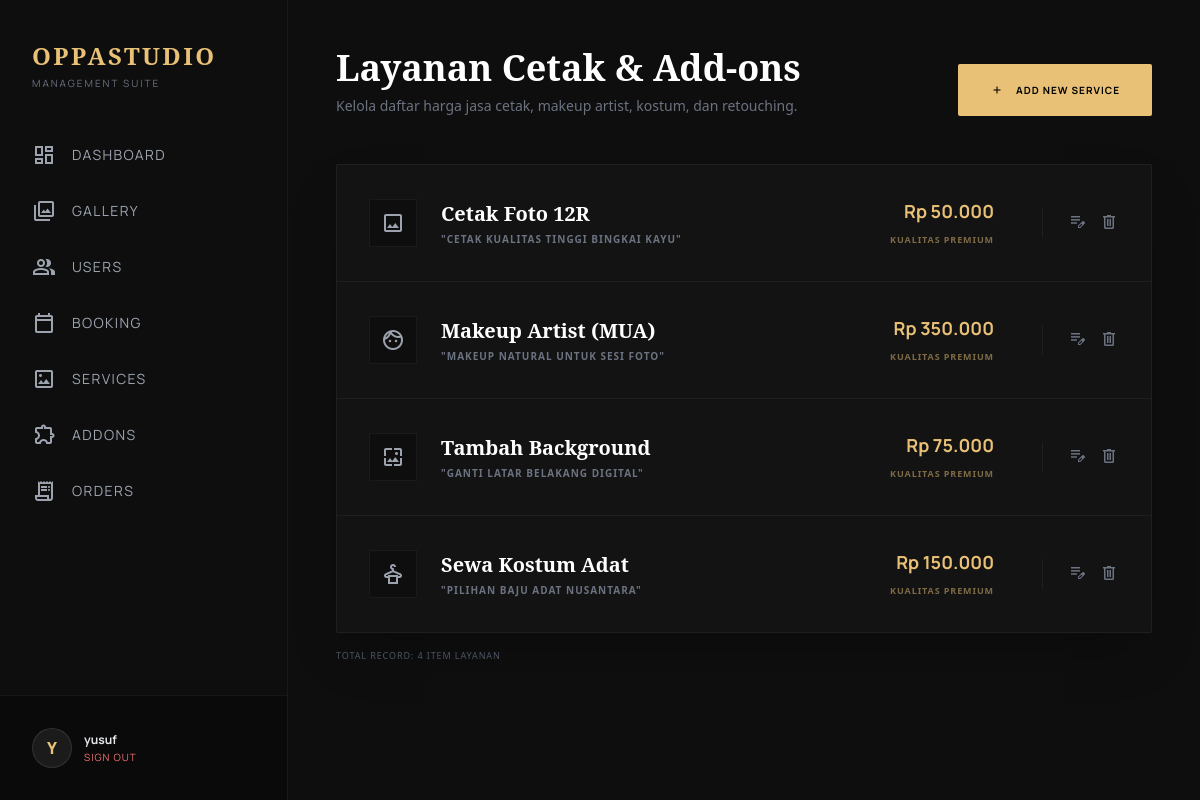
/admin/manage_addons.php (signed in), run on the app's committed database.
### tables this page shows
CREATE TABLE `layanan_cetak` (
  `id_layanan` int NOT NULL,
  `nama_layanan` varchar(100) NOT NULL,
  `harga` int NOT NULL,
  `deskripsi` text
);

### admin/manage_addons.php (the view, shortened to what this page needs)
<?php
include '../config/koneksi.php';
$nama_tabel = 'layanan_cetak';
$query = "SELECT * FROM $nama_tabel ORDER BY id_layanan ASC";
$result = mysqli_query($conn, $query);
?>
<!DOCTYPE html>
<html class="dark" lang="id">
<head>
    <script src="https://cdn.tailwindcss.com"></script>
    <script id="tailwind-config">
        tailwind.config = {
            darkMode: "class",
            theme: {
                extend: {
                    colors: {
                        "primary": "#e9c176",
                        "surface": "#0e0e0e",
                        "surface-container": "#131313",
                    },
                    fontFamily: { "headline": ["Noto Serif"], "body": ["Inter"], "label": ["Manrope"] }
                }
            }
        }
    </script>
</head>
<body class="min-h-screen flex bg-surface text-gray-300 overflow-hidden">
    <?php include '../includes/sidebar_admin.php'; ?>
    <main class="flex-1 h-screen overflow-y-auto">
        <div class="max-w-5xl mx-auto p-12">
            <header class="flex flex-col md:flex-row justify-between items-start md:items-end gap-6 mb-12">
                <div>
                    <h2 class="font-headline text-4xl font-bold text-white mb-2">Layanan Cetak & Add-ons</h2>
                    <p class="text-gray-500 text-sm">Kelola daftar harga jasa cetak, makeup artist, kostum, dan retouching.</p>
                </div>
                <a href="tambah_addon.php" class="bg-primary text-black font-label text-[10px] font-bold tracking-widest uppercase px-8 py-4 rounded-sm hover:brightness-110 transition-all flex items-center gap-3">
                    <span class="material-symbols-outlined text-sm">add</span> Add New Service
                </a>
            </header>
            <div class="bg-surface-container border border-white/5 divide-y divide-white/5 rounded-sm shadow-2xl">
                <?php if(mysqli_num_rows($result) > 0): ?>
                    <?php while($row = mysqli_fetch_assoc($result)): ?>
                    <div class="p-8 flex items-center justify-between hover:bg-white/[0.01] transition-all group">
                        <div class="flex items-center gap-6">
                            <div class="w-12 h-12 bg-surface flex items-center justify-center border border-white/5 group-hover:border-primary/30 transition-all text-gray-400 group-hover:text-primary">
                                <span class="material-symbols-outlined text-2xl">
                                </span>
                            </div>
                            <div>
                                <h3 class="font-headline text-xl font-bold text-white mb-1"><?= $row['nama_layanan'] ?></h3>
                                <p class="text-[10px] uppercase tracking-widest text-gray-500 font-bold">"<?= $row['deskripsi'] ?>"</p>
                            </div>
                        </div>
                        <div class="flex items-center gap-12">
                            <div class="text-right">
                                <p class="text-primary font-label text-lg font-bold">Rp <?= number_format($row['harga'], 0, ',', '.') ?></p>
                                <span class="text-[9px] text-primary/50 tracking-widest uppercase font-bold">Kualitas Premium</span>
                            </div>
                            <div class="flex gap-3 border-l border-white/5 pl-6">
                                <a href="edit_addon.php?id=<?= $row['id_layanan'] ?>" class="text-gray-500 hover:text-primary transition-colors" title="Edit">
                                    <span class="material-symbols-outlined text-xl">edit_note</span>
                                </a>
                                <a href="?hapus=<?= $row['id_layanan'] ?>" onclick="return confirm('Hapus layanan <?= $row['nama_layanan'] ?>?')" class="text-gray-500 hover:text-red-400 transition-colors" title="Hapus">
                                    <span class="material-symbols-outlined text-xl">delete</span>
                                </a>
                            </div>
                        </div>
                    </div>
                    <?php endwhile; ?>
                <?php else: ?>
                    <div class="p-12 text-center text-sm text-gray-600 italic uppercase tracking-widest">
                        Belum ada data di dalam tabel `layanan`.
                    </div>
                <?php endif; ?>
            </div>
            <p class="text-left text-[9px] text-gray-600 uppercase tracking-widest mt-4">Total Record: <?= mysqli_num_rows($result) ?> Item Layanan</p>
        </div>
    </main>
</body>
</html>

### data on the page
layanan_cetak: nama_layanan "Cetak Foto 12R", deskripsi "CETAK KUALITAS TINGGI BINGKAI KAYU", harga "50.000"
layanan_cetak: nama_layanan "Makeup Artist (MUA)", deskripsi "MAKEUP NATURAL UNTUK SESI FOTO", harga "350.000"
layanan_cetak: nama_layanan "Tambah Background", deskripsi "GANTI LATAR BELAKANG DIGITAL", harga "75.000"
layanan_cetak: nama_layanan "Sewa Kostum Adat", deskripsi "PILIHAN BAJU ADAT NUSANTARA", harga "150.000"

### other printed values
substr($_SESSION['nama'], 0, 1) "Y"
$_SESSION['nama'] "yusuf"
mysqli_num_rows($result) "4"
